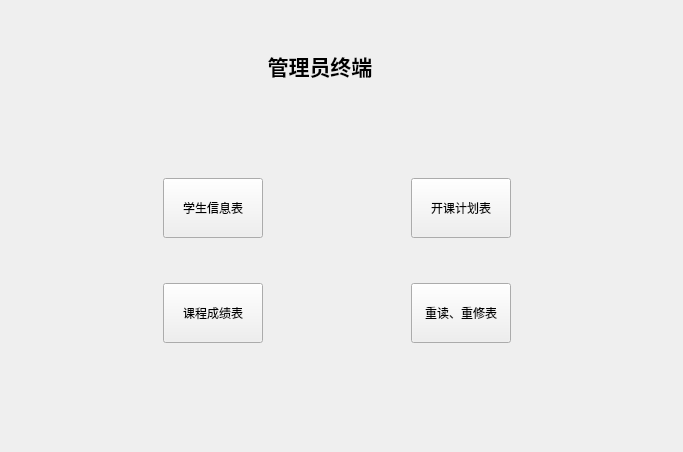
<?xml version="1.0" encoding="UTF-8"?>
<ui version="4.0">
 <class>admin</class>
 <widget class="QWidget" name="admin">
  <property name="geometry">
   <rect>
    <x>0</x>
    <y>0</y>
    <width>683</width>
    <height>452</height>
   </rect>
  </property>
  <property name="windowTitle">
   <string>Form</string>
  </property>
  <widget class="QLabel" name="label">
   <property name="geometry">
    <rect>
     <x>250</x>
     <y>50</y>
     <width>140</width>
     <height>31</height>
    </rect>
   </property>
   <property name="text">
    <string>&lt;html&gt;&lt;head/&gt;&lt;body&gt;&lt;p align=&quot;center&quot;&gt;&lt;span style=&quot; font-size:16pt; font-weight:600;&quot;&gt;管理员终端&lt;/span&gt;&lt;/p&gt;&lt;/body&gt;&lt;/html&gt;</string>
   </property>
  </widget>
  <widget class="QWidget" name="">
   <property name="geometry">
    <rect>
     <x>20</x>
     <y>140</y>
     <width>631</width>
     <height>241</height>
    </rect>
   </property>
   <layout class="QVBoxLayout" name="verticalLayout">
    <property name="spacing">
     <number>7</number>
    </property>
    <property name="leftMargin">
     <number>0</number>
    </property>
    <item>
     <layout class="QHBoxLayout" name="horizontalLayout">
      <item>
       <spacer name="horizontalSpacer">
        <property name="orientation">
         <enum>Qt::Horizontal</enum>
        </property>
        <property name="sizeHint" stdset="0">
         <size>
          <width>143</width>
          <height>20</height>
         </size>
        </property>
       </spacer>
      </item>
      <item>
       <widget class="QPushButton" name="pushButton">
        <property name="minimumSize">
         <size>
          <width>100</width>
          <height>60</height>
         </size>
        </property>
        <property name="text">
         <string>学生信息表</string>
        </property>
       </widget>
      </item>
      <item>
       <spacer name="horizontalSpacer_2">
        <property name="orientation">
         <enum>Qt::Horizontal</enum>
        </property>
        <property name="sizeHint" stdset="0">
         <size>
          <width>78</width>
          <height>20</height>
         </size>
        </property>
       </spacer>
      </item>
      <item>
       <widget class="QPushButton" name="pushButton_2">
        <property name="minimumSize">
         <size>
          <width>100</width>
          <height>60</height>
         </size>
        </property>
        <property name="text">
         <string>开课计划表</string>
        </property>
       </widget>
      </item>
      <item>
       <spacer name="horizontalSpacer_5">
        <property name="orientation">
         <enum>Qt::Horizontal</enum>
        </property>
        <property name="sizeType">
         <enum>QSizePolicy::Expanding</enum>
        </property>
        <property name="sizeHint" stdset="0">
         <size>
          <width>40</width>
          <height>20</height>
         </size>
        </property>
       </spacer>
      </item>
     </layout>
    </item>
    <item>
     <layout class="QHBoxLayout" name="horizontalLayout_2">
      <item>
       <spacer name="horizontalSpacer_3">
        <property name="orientation">
         <enum>Qt::Horizontal</enum>
        </property>
        <property name="sizeHint" stdset="0">
         <size>
          <width>143</width>
          <height>17</height>
         </size>
        </property>
       </spacer>
      </item>
      <item>
       <widget class="QPushButton" name="pushButton_3">
        <property name="minimumSize">
         <size>
          <width>100</width>
          <height>60</height>
         </size>
        </property>
        <property name="text">
         <string>课程成绩表</string>
        </property>
       </widget>
      </item>
      <item>
       <spacer name="horizontalSpacer_4">
        <property name="orientation">
         <enum>Qt::Horizontal</enum>
        </property>
        <property name="sizeHint" stdset="0">
         <size>
          <width>78</width>
          <height>20</height>
         </size>
        </property>
       </spacer>
      </item>
      <item>
       <widget class="QPushButton" name="pushButton_4">
        <property name="minimumSize">
         <size>
          <width>100</width>
          <height>60</height>
         </size>
        </property>
        <property name="text">
         <string>重读、重修表</string>
        </property>
       </widget>
      </item>
      <item>
       <spacer name="horizontalSpacer_6">
        <property name="orientation">
         <enum>Qt::Horizontal</enum>
        </property>
        <property name="sizeType">
         <enum>QSizePolicy::Expanding</enum>
        </property>
        <property name="sizeHint" stdset="0">
         <size>
          <width>40</width>
          <height>20</height>
         </size>
        </property>
       </spacer>
      </item>
     </layout>
    </item>
   </layout>
  </widget>
 </widget>
 <resources/>
 <connections/>
</ui>
